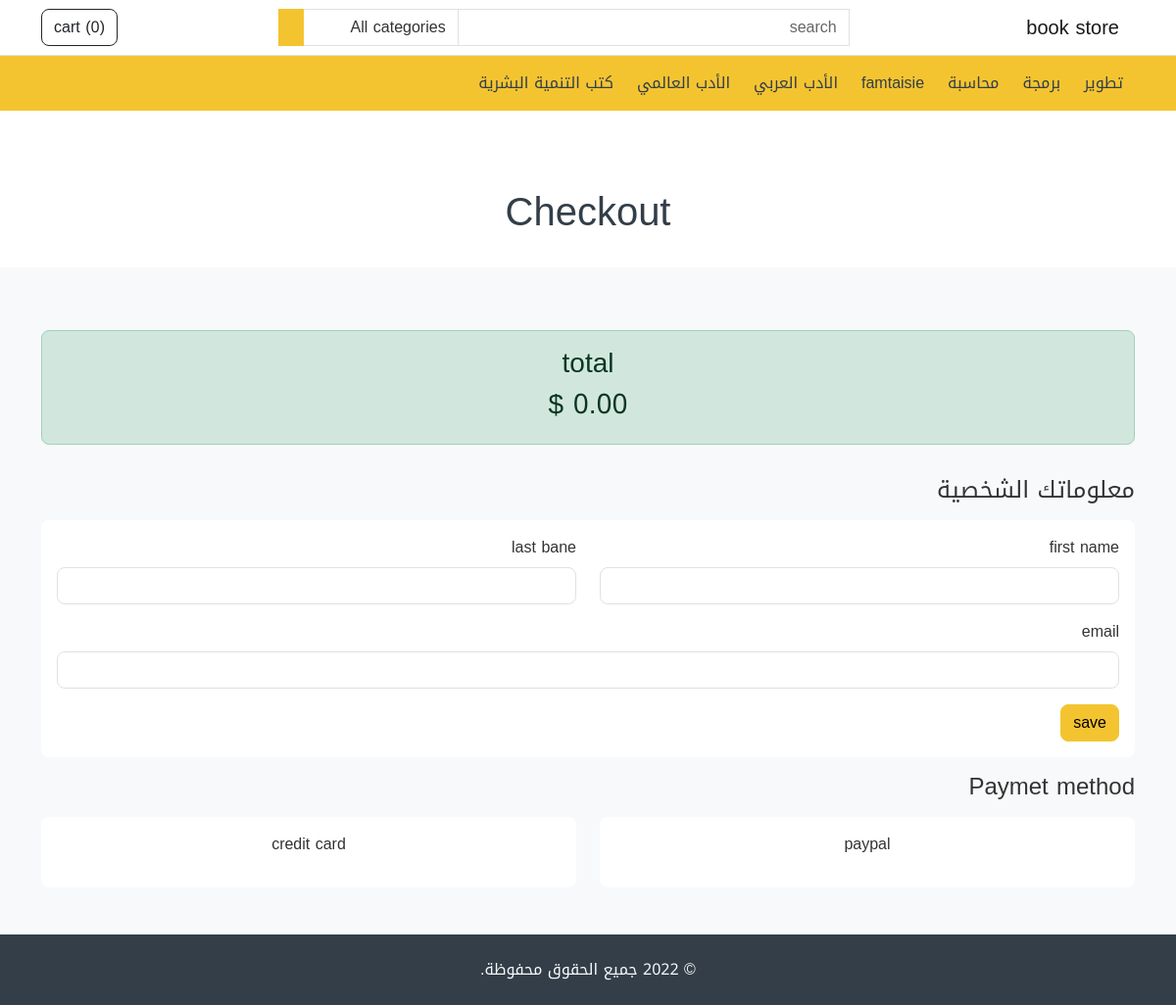
Page /checkout on the committed database.
### store/models.py (models this page shows, shortened)
class Category(models.Model):
    name = models.CharField(_("name"), max_length=50)
    featured = models.BooleanField(_("featured") , default=False)
    order = models.IntegerField(_("order") , default=1)
    created_at = models.DateField(_(""), auto_now_add=True)
    updated = models.DateField(_(""), auto_now=True)
    class Meta:
        verbose_name = _("Category")
        verbose_name_plural = _("Categorys")

### store/views.py (the view)
# urls.py: path('checkout',include('checkout.urls')),
def checkout(request):
    return render(request,'checkout.html')

### store/my_custom.py (called while the page is built)
def custom(request):
    caterories = Category.objects.order_by('order')
    cart = Cart.objects.filter(session=request.session.session_key).last()
    cart_total = 0
    cart_products = []
    if cart:
        cart_products = Product.objects.filter(pk__in=cart.items)
        for item in cart_products:
            cart_total += item.price
    context = {
        'caterories':caterories,
        'cart_products':cart_products,
        'cart_total': cart_total
    }
    return context

### store/templatetags/my_filter.py (called while the page is built)
def currency(amount):
    return '{:.2f}'.format(amount) + ' $'

### store/templates/checkout.html (shortened to what this page needs)
{% extends "base.html" %}
{% load static %}
{% load i18n %}
{% load  my_filter %}
{% block content %}
  {% include "commn/page_title.html" with title=checkout%}
<div class="bg-white py-4">
    <h1 class="text-center text-secondary">{% trans "Checkout" %}</h1>
  </div>
  <div class="container my-5">
    <div class="row bd-highlight">
      <div class="col-md-12">
        <h4 class="my-3 text-center">
          <div class="alert alert-success py-3">
            <h3 class="text-center">{% trans "total" %}</h3>
            <h3 class="text-center">{{cart_total|currency}}</h3>
          </div>
        </h4>
      </div>
      <div class="col-12">
        <h4 class="my-3">معلوماتك الشخصية</h4>
        <div class="card">
          <div class="card-body">
            <form action="{% url 'make_order' %}" method='POST' id="form-user-info">
              <div class="row">
                <div class="col-md-6">
                  <div class="mb-3">
                    <label for="firstNameInput" class="form-label"
                      >{% trans "first name" %}</label
                    >
                    <input
                      type="text"
                      class="form-control"
                      id="firstNameInput"
                      name="first_name"
                      required
                    />
                  </div>
                </div>
                <div class="col-md-6">
                  <div class="mb-3">
                    <label for="lastNameInput" class="form-label"
                      >{% trans "last bane" %}</label
                    >
                    <input
                      type="text"
                      class="form-control"
                      id="lastNameInput"
                      name="last_name"
                      required
                    />
                  </div>
                </div>
              </div>
              <div class="mb-3">
                <label for="emailInput" class="form-label"
                  > {% trans "email" %}</label
                >
                <input
                  type="email"
                  class="form-control"
                  id="emailInput"
                  name="email"
                  required
                />
              </div>
              <button class="btn btn-primary">
                {% trans "save" %}
              </button>
            </form>
          </div>
        </div>
        <h4 class="my-3"> {% trans "Paymet method" %}</h4>
        <div class="row">
          <div class="col-md-6">
            <div id="pm-paypal" class="card" role="button">
              <div class="card-body text-center">
                <p>{% trans "paypal" %}</p>
              </div>
            </div>
          </div>
          <div id="pm-stripe" class="col-md-6">
            <div class="card" role="button">
              <div class="card-body text-center">
                <p> {% trans "credit card" %}</p>
              </div>
            </div>
          </div>
        </div>
      </div>
    </div>
  </div>
{% endblock content %}

### store/templates/parts/header.html (shortened to what this page needs)
{% load i18n %}
<nav class="navbar navbar-expand-lg navbar-light bg-white border-bottom">
    <div class="container">
      <a class="navbar-brand" href="/">  {% trans "book store" %} </a>
      <div
        class="collapse navbar-collapse mt-2 mt-lg-0"
        id="navbarSupportedContent"
      >
      {% include "parts/headre_search.html" %}
        <ul class="navbar-nav my-2 my-lg-0">
          <li class="nav-item">
            <a href="{% url 'cart' %}" class="btn btn-outline-dark" type="button">
               {% trans "cart" %} (<span id="cart-items-count">{{cart_products|length}}</span>)
            </a>
          </li>
        </ul>
      </div>
    </div>
</nav>
<nav class="navbar navbar-expand-lg navbar-light bg-primary">
<div class="container">
    <div
    class="collapse navbar-collapse mt-2 mt-lg-0"
    id="navbarSupportedContent"
    >
    <ul class="navbar-nav my-2 my-lg-0">
      {% for cat in caterories %}
        <li class="nav-item">
          <a class="nav-link mx-1" href="{% url 'category_name' cat.id %}" role="button">
              {{cat.name}}
          </a>
        </li>
      {% endfor %}
    </ul>
    </div>
</div>
</nav>

### rows in the picture
Category: name "تطوير"
Category: name "برمجة"
Category: name "محاسبة"
Category: name "famtaisie"
Category: name "الأدب العربي"
Category: name "الأدب العالمي"
Category: name "كتب التنمية البشرية"

### other values in the picture
{{ cart_products|length }} "0"
{{ cart_total|currency }} "0.00 $"
